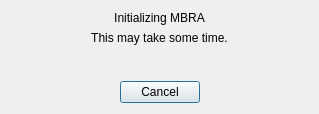
<?xml version="1.0" encoding="UTF-8"?>
<ui version="4.0">
 <class>mbraDialog</class>
 <widget class="QDialog" name="mbraDialog">
  <property name="windowModality">
   <enum>Qt::NonModal</enum>
  </property>
  <property name="geometry">
   <rect>
    <x>0</x>
    <y>0</y>
    <width>319</width>
    <height>114</height>
   </rect>
  </property>
  <property name="windowTitle">
   <string/>
  </property>
  <layout class="QVBoxLayout" name="verticalLayout">
   <item>
    <widget class="QLabel" name="label">
     <property name="text">
      <string>Initializing MBRA</string>
     </property>
     <property name="alignment">
      <set>Qt::AlignCenter</set>
     </property>
    </widget>
   </item>
   <item>
    <widget class="QLabel" name="label_2">
     <property name="text">
      <string>This may take some time.</string>
     </property>
     <property name="alignment">
      <set>Qt::AlignCenter</set>
     </property>
    </widget>
   </item>
   <item>
    <spacer name="verticalSpacer">
     <property name="orientation">
      <enum>Qt::Vertical</enum>
     </property>
     <property name="sizeHint" stdset="0">
      <size>
       <width>20</width>
       <height>40</height>
      </size>
     </property>
    </spacer>
   </item>
   <item>
    <widget class="QDialogButtonBox" name="buttonBox">
     <property name="orientation">
      <enum>Qt::Horizontal</enum>
     </property>
     <property name="standardButtons">
      <set>QDialogButtonBox::Cancel</set>
     </property>
     <property name="centerButtons">
      <bool>true</bool>
     </property>
    </widget>
   </item>
  </layout>
 </widget>
 <resources/>
 <connections>
  <connection>
   <sender>buttonBox</sender>
   <signal>accepted()</signal>
   <receiver>mbraDialog</receiver>
   <slot>accept()</slot>
   <hints>
    <hint type="sourcelabel">
     <x>248</x>
     <y>254</y>
    </hint>
    <hint type="destinationlabel">
     <x>157</x>
     <y>274</y>
    </hint>
   </hints>
  </connection>
  <connection>
   <sender>buttonBox</sender>
   <signal>rejected()</signal>
   <receiver>mbraDialog</receiver>
   <slot>reject()</slot>
   <hints>
    <hint type="sourcelabel">
     <x>316</x>
     <y>260</y>
    </hint>
    <hint type="destinationlabel">
     <x>286</x>
     <y>274</y>
    </hint>
   </hints>
  </connection>
 </connections>
</ui>
